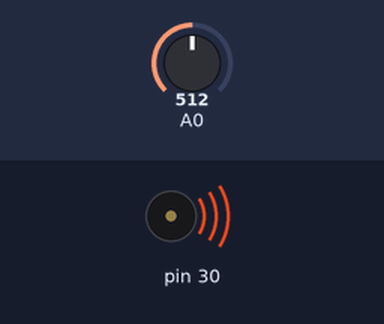
Recording of a sketch running on a simulated Arduino Mega 2560, built with avr-gcc and run on an emulated ATmega2560. Parts: buzzer (waves = sounding). The test bench sets the inputs (shaded band); at power-on: A0 = 512.

Above: at 0.1 s.
Timing chart, 0 to 1.6 s (numbered marks = the images above):
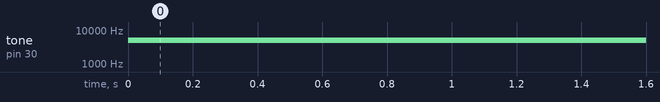

Measured:
- by itself, tone on pin 30: silent → 5054 Hz at 0.00 s

The sketch:

tone.ino
```cpp
#include  <Arduino.h>

int aux = 0;
void setup() {

  pinMode (A0, INPUT);
  pinMode (30, OUTPUT);

  // put your setup code here, to run once:

}

void loop() {
  aux = map(analogRead(A0),0,1023,100,10000);
  tone(30, aux);
  // put your main code here, to run repeatedly:

}
```
